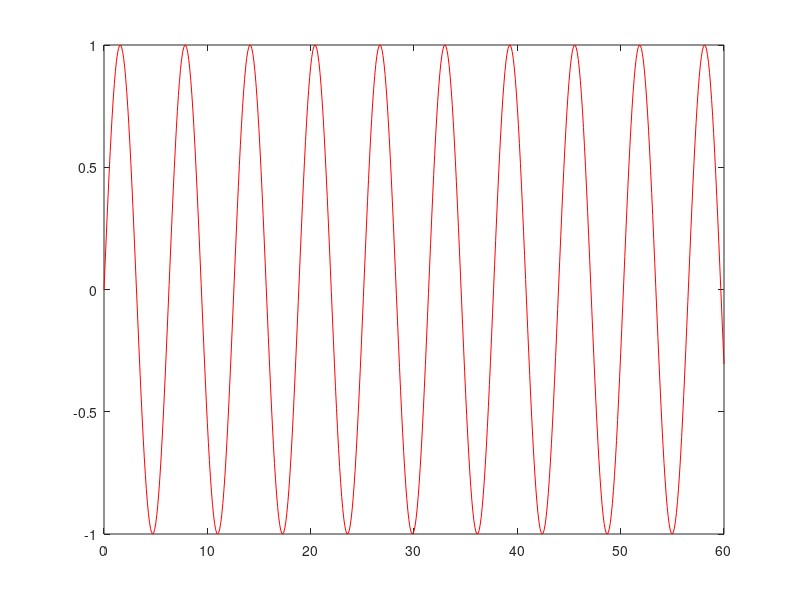

Here is the MATLAB script that generated this plot:
choice = menu('Choose a color','Red','Blue','Green');

t = 0:.1:60;
s = sin(t);
color = ['r','b','g']
plot(t,s,color(choice))